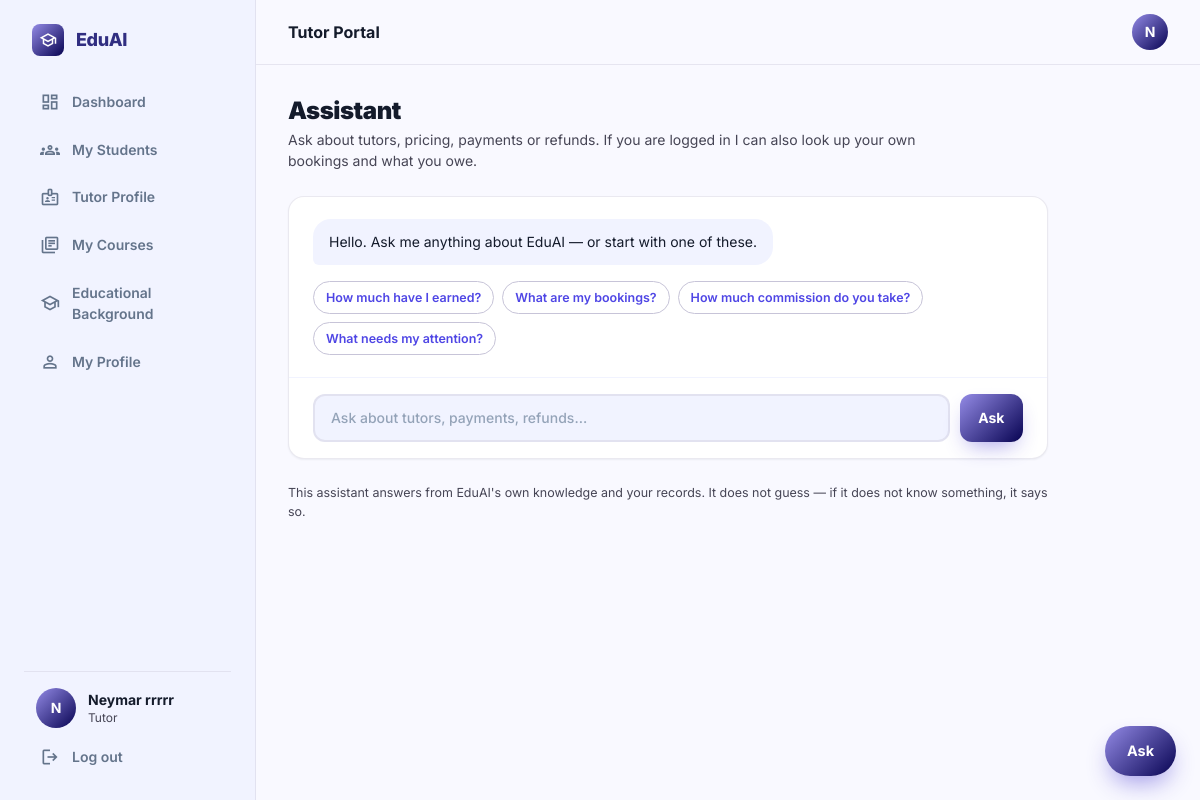
The page /chat/ (signed in) on the database its author committed.
### accounts/models.py (models this page shows, shortened)
class User(AbstractUser):
    ROLE_CHOICES = (
        ('student', 'Student'),
        ('tutor', 'Tutor'),
    )
    VERIFICATION_STATUS_CHOICES = (
        ('unverified', 'Not submitted'),
        ('pending', 'Pending review'),
        ('verified', 'Verified'),
        ('rejected', 'Rejected'),
    )
    role = models.CharField(max_length=10, choices=ROLE_CHOICES)
    avatar = models.ImageField(upload_to='avatars/', blank=True, null=True)
    phone = models.CharField(max_length=20, blank=True, null=True)
    education = models.CharField(max_length=150, blank=True, null=True,
                                  help_text='e.g. BSc in CSE, Dhaka University')
    id_card_number = models.CharField(max_length=40, blank=True, null=True,
                                      help_text='University ID card number')
    id_card_front = models.ImageField(upload_to='id_cards/', storage=private_storage,
                                      blank=True, null=True)
    id_card_back = models.ImageField(upload_to='id_cards/', storage=private_storage,
                                     blank=True, null=True)
    bio = models.TextField(blank=True, null=True)
    nid_number = models.CharField(max_length=30, blank=True, null=True)
    nid_image = models.ImageField(upload_to='nid_cards/', storage=private_storage,
                                  blank=True, null=True,
                                  help_text='Photo/scan of the NID — required for tutor registration')
    nid_verification_status = models.CharField(
        max_length=10, choices=VERIFICATION_STATUS_CHOICES, default='unverified',
    )

### chatbot/views.py (the view, shortened to what this page needs)
# urls.py: path('', views.chat_page, name='chat-page'),
def chat_page(request):
    history = request.session.get('chat_history', [])
    if request.GET.get('clear'):
        request.session['chat_history'] = []
        request.session['chat_last_question'] = ''
        history = []
    return render(request, 'chatbot/page.html', {
        'history': history,
        'starters': _starters(request.user),
    })

### chatbot/context_processors.py (called while the page is built)
def assistant(request):
    return {'chat_starters': json.dumps(list(_starters(request.user)))}

### chatbot/views.py (called while the page is built)
def _starters(user):
    if not user.is_authenticated:
        return ('How much does a tutor cost?',
                'How do I book a tutor?',
                'How do refunds work?',
                'How do I become a tutor?')
    if user.is_staff or user.is_superuser:
        return ('What needs reviewing?',
                'How many payments are waiting?',
                'How much is owed in refunds?')
    if user.role == 'tutor':
        return ('How much have I earned?',
                'What are my bookings?',
                'How much commission do you take?',
                'What needs my attention?')
    return ('How much do I owe?',
            'What refund would I get if I stop now?',
            'When does my course end?',
            'Has my payment been approved?')

### quick_tutor/templatetags/assets.py (called while the page is built)
def _version(path):
    try:
        absolute = finders.find(path)
        if absolute and os.path.exists(absolute):
            return str(int(os.path.getmtime(absolute)))
    except Exception:                      # pragma: no cover - never break a page
        pass
    return ''

@register.simple_tag
def static_v(path):
    url = static(path)
    if settings.DEBUG:
        stamp = _version(path)
    else:
        if path not in _versions:
            _versions[path] = _version(path)
        stamp = _versions[path]
    return f'{url}?v={stamp}' if stamp else url

### templates/chatbot/page.html (shortened to what this page needs)
{% extends 'base/luminary_base.html' %}
{% block pagehead %}
<div class="pagehead">
  <div class="container">
    <div class="pagehead__title">
      <h1>Assistant</h1>
    </div>
    <p>Ask about tutors, pricing, payments or refunds. If you are logged in I
       can also look up your own bookings and what you owe.</p>
  </div>
</div>
{% endblock %}
{% block content %}
<div class="stack" style="max-width:760px">
  <section class="card">
    <div class="card__body">
      <div class="chatlog" id="chatlog">
        {% if not history %}
        <div class="chatmsg chatmsg--bot">
          <p>Hello. Ask me anything about EduAI — or start with one of these.</p>
        </div>
        {% endif %}
      </div>
      {% if not history %}
      <div class="chatchips" style="margin-top:16px">
        {% for s in starters %}
        <form method="POST" class="inline-form">{% csrf_token %}
          <button type="submit" class="chip">{{ s }}</button>
        </form>
        {% endfor %}
      </div>
      {% endif %}
    </div>
    <div class="card__foot">
      <form method="POST" class="chatform">
        <input type="text" id="question" name="question" autocomplete="off"
               placeholder="Ask about tutors, payments, refunds…" required
               maxlength="400">
        <button type="submit" class="btn btn--primary">Ask</button>
      </form>
    </div>
  </section>
  <p class="xsmall muted">
    This assistant answers from EduAI's own knowledge and your records. It does
    not guess — if it does not know something, it says so.
  </p>
</div>
{% endblock %}

### templates/base/luminary_base.html (shortened to what this page needs)
<!DOCTYPE html>
{% load static %}
{% load assets %}
<html lang="en">
<head>
<link rel="stylesheet" href="{% static_v 'css/eduai.css' %}"/>
</head>
<body>
<div class="app">
<aside class="sidebar">
  <a href="/" class="brand">
    <span class="brand__tile"><span class="ms" aria-hidden="true">school</span></span>
    EduAI
  </a>
  <nav class="sidenav" aria-label="Main">
    {% if user.is_authenticated %}
    <a href="/dashboard/" class="{% block nav_dashboard %}{% endblock %}"><span class="ms" aria-hidden="true">dashboard</span> Dashboard</a>
    {% endif %}
    {% if not user.is_authenticated %}
    <a href="/"><span class="ms" aria-hidden="true">home</span> Home</a>
    <a href="/tutors/" class="{% block nav_browse %}{% endblock %}"><span class="ms" aria-hidden="true">search</span> Find Tutors</a>
    <a href="/reviews/" class="{% block nav_reviews %}{% endblock %}"><span class="ms" aria-hidden="true">star_rate</span> Student Reviews</a>
    {% elif user.role == 'tutor' %}
    <a href="/bookings/" class="{% block nav_students %}{% endblock %}"><span class="ms" aria-hidden="true">groups</span> My Students</a>
    <a href="/tutors/edit-profile/" class="{% block nav_edit_profile %}{% endblock %}"><span class="ms" aria-hidden="true">badge</span> Tutor Profile</a>
    <a href="/tutors/courses/" class="{% block nav_courses %}{% endblock %}"><span class="ms" aria-hidden="true">library_books</span> My Courses</a>
    {% endif %}
    {% if user.is_authenticated and not user.is_staff and not user.is_superuser %}
    <a href="/accounts/education/" class="{% block nav_education %}{% endblock %}"><span class="ms" aria-hidden="true">school</span> Educational Background</a>
    {% endif %}
    {% if user.is_authenticated %}
    <a href="/accounts/profile/" class="{% block nav_profile %}{% endblock %}"><span class="ms" aria-hidden="true">person</span> My Profile</a>
    {% endif %}
  </nav>
  <div class="sidebar__foot">
    {% if user.is_authenticated %}
    <div class="sidebar__user">
      {% if user.avatar %}
        <img src="{{ user.avatar.url }}" alt="" class="avatar" style="width:40px;height:40px;border-radius:9999px">
      {% else %}
        <span class="avatar" style="width:40px;height:40px;border-radius:9999px">{{ user.username|upper|first }}</span>
      {% endif %}
      <div style="min-width:0">
        <p class="sidebar__name">{{ user.get_full_name|default:user.username }}</p>
        <p class="sidebar__role">{% if user.is_superuser or user.is_staff %}Admin{% else %}{{ user.role }}{% endif %}</p>
      </div>
    </div>
    <a href="/accounts/logout/" class="sidebar__logout"><span class="ms" aria-hidden="true">logout</span> Log out</a>
    {% else %}
    <a href="/accounts/register/" class="btn btn--primary btn--block">Join for free</a>
    <a href="/accounts/login/" class="btn btn--secondary btn--block">Log in</a>
    {% endif %}
  </div>
</aside>
<div class="app__main">
  <header class="appbar">
    <p class="appbar__title">{% block appbar_title %}{% if user.is_superuser or user.is_staff %}Admin Panel{% elif user.role == 'student' %}Student Portal{% elif user.role == 'tutor' %}Tutor Portal{% else %}EduAI{% endif %}{% endblock %}</p>
    <div class="appbar__right">
      {% if user.is_authenticated %}
      <a href="/accounts/profile/" title="{{ user.username }}">
        {% if user.avatar %}
          <img src="{{ user.avatar.url }}" alt="{{ user.username }}" class="avatar"/>
        {% else %}
          <span class="avatar">{{ user.username|upper|first }}</span>
        {% endif %}
      </a>
      {% else %}
      <div class="appbar__guest">
        <a href="/accounts/login/" class="btn btn--quiet btn--sm">Log in</a>
        <a href="/accounts/register/" class="btn btn--primary btn--sm">Join</a>
      </div>
      {% endif %}
    </div>
  </header>
  {% block pagehead %}{% endblock %}
  {% block main %}
  <main class="page">
    <div class="container">
      {% block content %}{% endblock %}
    </div>
  </main>
  {% endblock %}
</div>
</div>
{% include 'chatbot/widget.html' %}
</body>
</html>

### rows shown on the page
User: username|first "N", get_full_name "Neymar rrrrr", role "Tutor"

### other values the page prints
{{ s }} "How much have I earned?" "What are my bookings?" "How much commission do you take?" "What needs my attention?"
